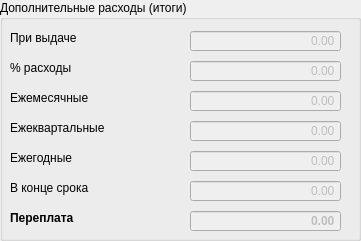
     <widget class="QGroupBox" name="groupBox_4">
      <property name="geometry">
       <rect>
        <x>10</x>
        <y>440</y>
        <width>361</width>
        <height>241</height>
       </rect>
      </property>
      <property name="title">
       <string>Дополнительные расходы (итоги)</string>
      </property>
      <widget class="QLabel" name="label_24">
       <property name="geometry">
        <rect>
         <x>10</x>
         <y>210</y>
         <width>81</width>
         <height>16</height>
        </rect>
       </property>
       <property name="font">
        <font>
         <bold>true</bold>
        </font>
       </property>
       <property name="text">
        <string>Переплата</string>
       </property>
      </widget>
      <widget class="QDoubleSpinBox" name="pereplata">
       <property name="enabled">
        <bool>false</bool>
       </property>
       <property name="geometry">
        <rect>
         <x>190</x>
         <y>210</y>
         <width>151</width>
         <height>22</height>
        </rect>
       </property>
       <property name="font">
        <font>
         <bold>true</bold>
        </font>
       </property>
       <property name="layoutDirection">
        <enum>Qt::LeftToRight</enum>
       </property>
       <property name="alignment">
        <set>Qt::AlignRight|Qt::AlignTrailing|Qt::AlignVCenter</set>
       </property>
       <property name="buttonSymbols">
        <enum>QAbstractSpinBox::NoButtons</enum>
       </property>
       <property name="maximum">
        <double>99999999.989999994635582</double>
       </property>
      </widget>
      <widget class="QLabel" name="label_16">
       <property name="geometry">
        <rect>
         <x>10</x>
         <y>30</y>
         <width>81</width>
         <height>16</height>
        </rect>
       </property>
       <property name="text">
        <string>При выдаче</string>
       </property>
      </widget>
      <widget class="QDoubleSpinBox" name="month_itog">
       <property name="enabled">
        <bool>false</bool>
       </property>
       <property name="geometry">
        <rect>
         <x>190</x>
         <y>90</y>
         <width>151</width>
         <height>22</height>
        </rect>
       </property>
       <property name="layoutDirection">
        <enum>Qt::LeftToRight</enum>
       </property>
       <property name="alignment">
        <set>Qt::AlignRight|Qt::AlignTrailing|Qt::AlignVCenter</set>
       </property>
       <property name="buttonSymbols">
        <enum>QAbstractSpinBox::NoButtons</enum>
       </property>
       <property name="maximum">
        <double>99999999.989999994635582</double>
       </property>
      </widget>
      <widget class="QLabel" name="label_17">
       <property name="geometry">
        <rect>
         <x>10</x>
         <y>60</y>
         <width>81</width>
         <height>16</height>
        </rect>
       </property>
       <property name="text">
        <string>% расходы</string>
       </property>
      </widget>
      <widget class="QDoubleSpinBox" name="start_itog">
       <property name="enabled">
        <bool>false</bool>
       </property>
       <property name="geometry">
        <rect>
         <x>190</x>
         <y>30</y>
         <width>151</width>
         <height>22</height>
        </rect>
       </property>
       <property name="layoutDirection">
        <enum>Qt::LeftToRight</enum>
       </property>
       <property name="alignment">
        <set>Qt::AlignRight|Qt::AlignTrailing|Qt::AlignVCenter</set>
       </property>
       <property name="buttonSymbols">
        <enum>QAbstractSpinBox::NoButtons</enum>
       </property>
       <property name="maximum">
        <double>99999999.989999994635582</double>
       </property>
      </widget>
      <widget class="QLabel" name="label_21">
       <property name="geometry">
        <rect>
         <x>10</x>
         <y>90</y>
         <width>81</width>
         <height>16</height>
        </rect>
       </property>
       <property name="text">
        <string>Ежемесячные</string>
       </property>
      </widget>
      <widget class="QDoubleSpinBox" name="int_itog">
       <property name="enabled">
        <bool>false</bool>
       </property>
       <property name="geometry">
        <rect>
         <x>190</x>
         <y>60</y>
         <width>151</width>
         <height>22</height>
        </rect>
       </property>
       <property name="layoutDirection">
        <enum>Qt::LeftToRight</enum>
       </property>
       <property name="alignment">
        <set>Qt::AlignRight|Qt::AlignTrailing|Qt::AlignVCenter</set>
       </property>
       <property name="buttonSymbols">
        <enum>QAbstractSpinBox::NoButtons</enum>
       </property>
       <property name="maximum">
        <double>99999999.989999994635582</double>
       </property>
      </widget>
      <widget class="QDoubleSpinBox" name="kvart_itog">
       <property name="enabled">
        <bool>false</bool>
       </property>
       <property name="geometry">
        <rect>
         <x>190</x>
         <y>120</y>
         <width>151</width>
         <height>22</height>
        </rect>
       </property>
       <property name="layoutDirection">
        <enum>Qt::LeftToRight</enum>
       </property>
       <property name="alignment">
        <set>Qt::AlignRight|Qt::AlignTrailing|Qt::AlignVCenter</set>
       </property>
       <property name="buttonSymbols">
        <enum>QAbstractSpinBox::NoButtons</enum>
       </property>
       <property name="maximum">
        <double>99999999.989999994635582</double>
       </property>
      </widget>
      <widget class="QLabel" name="label_22">
       <property name="geometry">
        <rect>
         <x>10</x>
         <y>120</y>
         <width>101</width>
         <height>16</height>
        </rect>
       </property>
       <property name="text">
        <string>Ежеквартальные</string>
       </property>
      </widget>
      <widget class="QLabel" name="label_25">
       <property name="geometry">
        <rect>
         <x>10</x>
         <y>150</y>
         <width>101</width>
         <height>16</height>
        </rect>
       </property>
       <property name="text">
        <string>Ежегодные</string>
       </property>
      </widget>
      <widget class="QDoubleSpinBox" name="year_itog">
       <property name="enabled">
        <bool>false</bool>
       </property>
       <property name="geometry">
        <rect>
         <x>190</x>
         <y>150</y>
         <width>151</width>
         <height>22</height>
        </rect>
       </property>
       <property name="layoutDirection">
        <enum>Qt::LeftToRight</enum>
       </property>
       <property name="alignment">
        <set>Qt::AlignRight|Qt::AlignTrailing|Qt::AlignVCenter</set>
       </property>
       <property name="buttonSymbols">
        <enum>QAbstractSpinBox::NoButtons</enum>
       </property>
       <property name="maximum">
        <double>99999999.989999994635582</double>
       </property>
      </widget>
      <widget class="QLabel" name="label_26">
       <property name="geometry">
        <rect>
         <x>10</x>
         <y>180</y>
         <width>101</width>
         <height>16</height>
        </rect>
       </property>
       <property name="text">
        <string>В конце срока</string>
       </property>
      </widget>
      <widget class="QDoubleSpinBox" name="end_itog">
       <property name="enabled">
        <bool>false</bool>
       </property>
       <property name="geometry">
        <rect>
         <x>190</x>
         <y>180</y>
         <width>151</width>
         <height>22</height>
        </rect>
       </property>
       <property name="layoutDirection">
        <enum>Qt::LeftToRight</enum>
       </property>
       <property name="alignment">
        <set>Qt::AlignRight|Qt::AlignTrailing|Qt::AlignVCenter</set>
       </property>
       <property name="buttonSymbols">
        <enum>QAbstractSpinBox::NoButtons</enum>
       </property>
       <property name="maximum">
        <double>99999999.989999994635582</double>
       </property>
      </widget>
     </widget>
